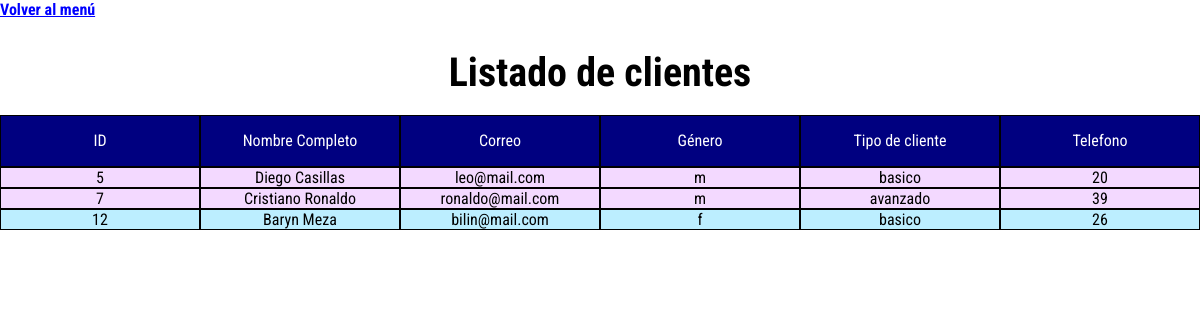
Screenshot of /clientedetalle.php with the database file from the repository.
### tables this page shows
CREATE TABLE `usuarios` (
  `id` int(11) NOT NULL,
  `username` varchar(50) NOT NULL,
  `password` varchar(50) NOT NULL,
  `rol_id` int(2) NOT NULL,
  `apellido` varchar(32) NOT NULL,
  `correo` varchar(64) DEFAULT NULL,
  `peso` int(3) DEFAULT NULL,
  `genero` varchar(3) DEFAULT NULL,
  `plan` varchar(32) DEFAULT NULL,
  `edad` int(3) DEFAULT NULL
);

### clientedetalle.php (the view, shortened to what this page needs)
<a href="login.php">Volver al menú</a>
<?php
    $con = conecta();
    $sql = "SELECT * FROM usuarios WHERE rol_id = 3";
    $res = $con->query($sql);
    echo "<div align='center' style='font-weight: bold; font-size: 40px; margin-top: 30;'>Listado de clientes</div><br>";
    echo "<div class='tabla'>
        <div class='head'>
            <div class='celdas'>ID</div>
            <div class='celdas'>Nombre Completo</div>
            <div class='celdas'>Correo</div>
            <div class='celdas'>Género</div>
            <div class='celdas'>Tipo de cliente</div>
            <div class='celdas'>Telefono</div>
        </div>";
            while($row = $res->fetch_array()){
                $id = $row["id"];
                $nombre = $row["username"];
                $apellidos = $row["apellido"];
                $correo = $row["correo"];
                $genero = $row["genero"];
                $plan = $row["plan"];
                $edad = $row["edad"];
                if($id%2==0) {
                    echo "<div class='filas1' id='tr$id'>
                        <div class='celdas'>$id</div>
                        <div class='celdas'>$nombre $apellidos</div>
                        <div class='celdas'>$correo</div>
                        <div class='celdas'>$genero</div>
                        <div class='celdas'>$plan</div>
                        <div class='celdas'>$edad</div>
                    </div>";
                } else {
                    echo "<div class='filas2' id='tr$id'>
                    <div class='celdas'>$id</div>
                        <div class='celdas'>$nombre $apellidos</div>
                        <div class='celdas'>$correo</div>
                        <div class='celdas'>$genero</div>
                        <div class='celdas'>$plan</div>
                        <div class='celdas'>$edad</div>
                    </div>";
                }
            }
    echo "</div>
        <div id='mensaje'></div>";
?>

### clientedetalle.php (style rules this page uses)
* { margin: 0; padding: 0; box-sizing: border-box; font-family: 'Roboto Condensed', sans-serif; }
.tabla { display: table; width: 1200px; margin: auto; }
.head { display: table-row; text-align: center; line-height: 50px; height: 50px; background-color: #000080; color: white; }
.filas1 { display: table-row; background-color: #BCEEFF; }
.filas2 { display: table-row; background-color: #F3D9FF; }
.celdas { display: table-cell; border: 1px solid black; text-align: center; vertical-align: middle; width: 15%; }
a { color: black; font-weight: bold; }
#mensaje { color: #F00; font-size: 18px; font-weight: bold; width: 400px; height: 30px; line-height: 30px; text-align: center; margin:15px auto; }

### rows the page displays
usuarios: id "5", username "Diego", apellido "Casillas", correo "leo@mail.com", genero "m", plan "basico", edad "20"
usuarios: id "7", username "Cristiano", apellido "Ronaldo", correo "ronaldo@mail.com", genero "m", plan "avanzado", edad "39"
usuarios: id "12", username "Baryn", apellido "Meza", correo "bilin@mail.com", genero "f", plan "basico", edad "26"
